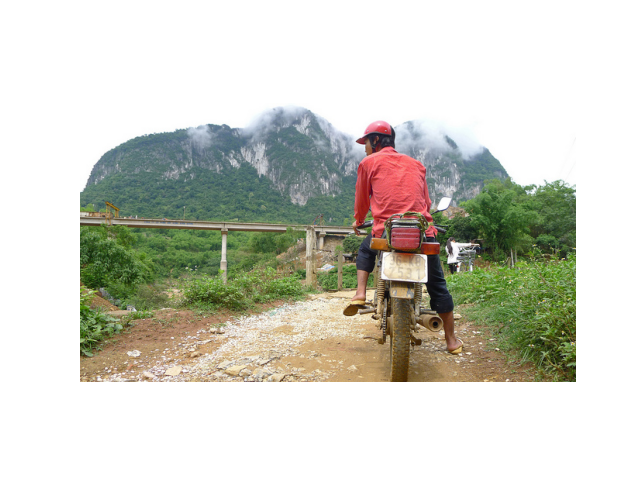

The Python source for this figure:
import json
import os
from PIL import Image
from torch.utils.data import Dataset
from pycocotools.coco import COCO

class CustomCocoDataset(Dataset):
    def __init__(self, dataset_file, captions_file, image_dir, transform=None):
        """
        Args:
            dataset_file (str): データセットA/BのJSONファイルパス。
            captions_file (str): COCOデータセットのキャプションアノテーションファイルパス。
            image_dir (str): 画像が保存されているディレクトリパス。
            transform (callable, optional): 画像に適用する変換。
        """
        self.image_dir = image_dir
        self.transform = transform

        # データセットファイルの読み込み
        with open(dataset_file, 'r') as f:
            self.dataset_info = json.load(f)
        
        # COCOキャプションデータの読み込み
        self.coco = COCO(captions_file)
        
        # カテゴリ情報と画像IDとカテゴリのマッピング
        self.categories = self.dataset_info["categories"]
        self.image_categories = self.dataset_info["image_ids"]
        
        # 画像IDとキャプションのペアを生成
        self.image_caption_pairs = []
        for image_id in self.image_categories.keys():
            ann_ids = self.coco.getAnnIds(imgIds=int(image_id))
            captions_info = self.coco.loadAnns(ann_ids)
            for caption_info in captions_info:
                self.image_caption_pairs.append((image_id, caption_info['caption']))
                
    def __len__(self):
        return len(self.image_caption_pairs)
    
    def __getitem__(self, idx):
        image_id, caption = self.image_caption_pairs[idx]
        
        # 画像ファイルパスの取得 (pycocotools.cocoを使用)
        image_info = self.coco.loadImgs(int(image_id))[0]
        image_path = os.path.join(self.image_dir, image_info['file_name'])
        
        # 画像を開いて、必要に応じて変換
        image = Image.open(image_path).convert("RGB")
        if self.transform:
            image = self.transform(image)
        
        # 画像に関連するカテゴリの名前を取得
        category_ids = self.image_categories[image_id]
        category_names = [self.categories[str(cat_id)] for cat_id in category_ids]
        
        return image, caption, category_names

    def get_image_categories(self, image_id):
        """
        指定した画像IDに関連するカテゴリの名前を取得
        """
        if image_id in self.image_categories:
            category_ids = self.image_categories[image_id]
            return [self.categories[str(cat_id)] for cat_id in category_ids]
        else:
            return []

# 使用例
dataset_file = "dataset_split_info/custom_split_dataset_a_info.json"  # データセットAのファイル
captions_file = "dataset/coco/annotations/annotations/captions_train2014.json"  # COCOキャプションファイル
image_dir = "dataset/coco/train2014"  # 画像ディレクトリ

dataset = CustomCocoDataset(dataset_file=dataset_file, captions_file=captions_file, image_dir=image_dir, transform=None)

dataset_size = len(dataset)
print("データセットサイズ:", dataset_size)

# get random sample
import random

for i in range(10):
    sample_image, sample_caption, sample_categories = dataset[i]
    print("キャプション:", sample_caption)
    print("カテゴリ:", sample_categories)

    # save the sample image
    import matplotlib.pyplot as plt
    plt.imshow(sample_image)
    plt.axis('off')
    plt.savefig(f"image_{i}.png")